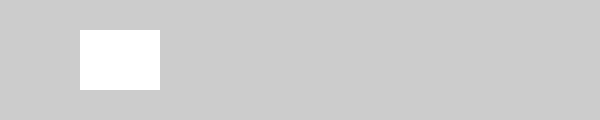
Frame 1 (no input)
Frame 60 (the mouse pressed at the canvas centre just before this capture): identical to frame 1, image omitted
Frame 120 (the mouse held since frame 60 and released just before this capture): identical to frame 1, image omitted

The Processing sketch that drew this single still picture (run headless with seeded random() and noise(); from frame 60 on, the mouse is pressed at the canvas centre):

// Processing sketch: ex20_hover
// ── ex20_hover.pde
int x = 80;
int y = 30;
int w = 80;
int h = 60;

void setup() {
  size(600, 120);
  noStroke();
}

void draw() {
  background(204);
  if ((mouseX > x) && (mouseX < x+w) &&
    (mouseY > y) && (mouseY < y+h)) {
    fill(0);
  } 
  else {
    fill(255);
  }
  rect(x, y, w, h);
}
